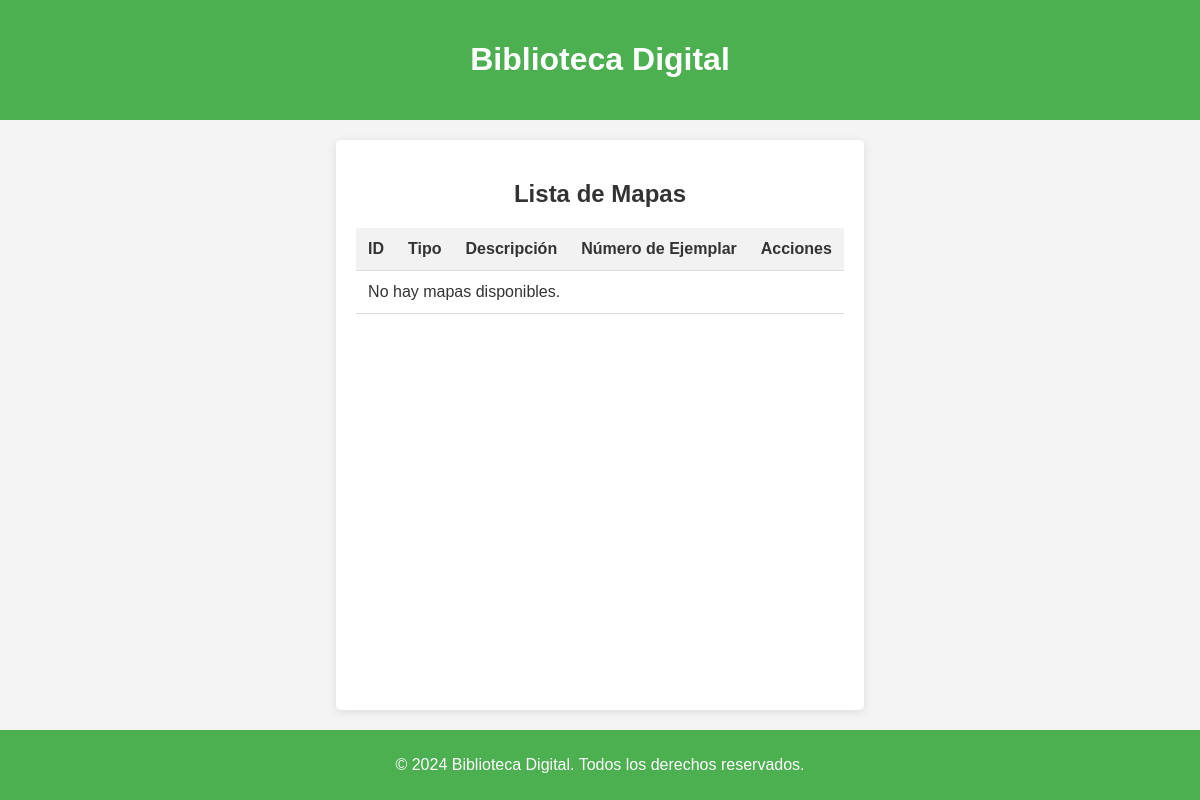
Page /libros/mapas/ on the earlier database version.
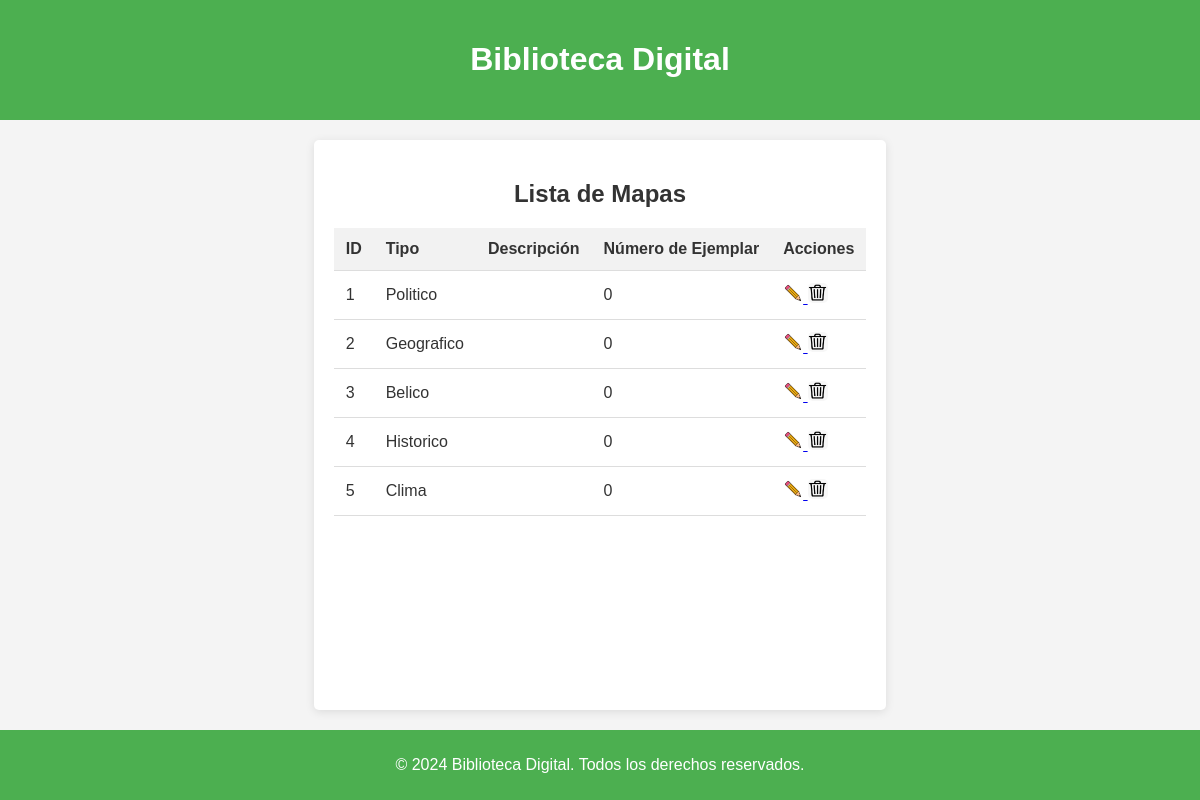
Same page on the later database version.
### libros/models.py (models this page shows, shortened)
class Inventario(models.Model):
    id_inventario = models.AutoField(primary_key=True)
    estado = models.CharField(max_length=255, null=True, default="Disponible")
    motivo_baja = models.CharField(max_length=255, null=True)
    descripcion = models.TextField(null=True)
    num_ejemplar = models.IntegerField(null=True)
    imagen_rota = models.ImageField(
        upload_to='imagenes_rota/', null=True, blank=True)  # Nuevo campo

class Mapas(Inventario):
    id_mapa = models.AutoField(primary_key=True)  # Cambia IntegerField a AutoField
    tipo = models.CharField(max_length=255)

class Inventario(models.Model):
    id_inventario = models.AutoField(primary_key=True)
    estado = models.CharField(max_length=255, null=True, default="Disponible")
    motivo_baja = models.CharField(max_length=255, null=True)
    descripcion = models.TextField(null=True)
    num_ejemplar = models.IntegerField(null=True)
    imagen_rota = models.ImageField(
        upload_to='imagenes_rota/', null=True, blank=True)  # Nuevo campo

### libros/views.py (the view)
# urls.py: path('mapas/', views.mapas_view, name='mapas'),
def mapas_view(request):
    mapas = Mapas.objects.filter(estado='Disponible')
    return render(request, 'libros/mapas.html', {'mapas': mapas})

### libros/templates/libros/mapas.html (shortened to what this page needs)
<!DOCTYPE html>
<html lang="es">
<head>
    {% load static %}
    <link rel="stylesheet" href="{% static 'libros/css/styles.css' %}">
</head>
<body>
    <header>
        <h1>Biblioteca Digital</h1>
    </header>
    <main>
        <h2>Lista de Mapas</h2>
        <table>
            <thead>
                <tr>
                    <th>ID</th>
                    <th>Tipo</th>
                    <th>Descripción</th>
                    <th>Número de Ejemplar</th>
                    <th>Acciones</th>
                </tr>
            </thead>
            <tbody>
                {% for mapa in mapas %}
                <tr>
                    <td>{{ mapa.id_mapa }}</td>
                    <td>{{ mapa.tipo }}</td>
                    <td>{{ mapa.descripcion }}</td>
                    <td>{{ mapa.num_ejemplar }}</td>
                    <td>
                        <a href="{% url 'editar_mapa' mapa.id_mapa %}">
                            <img src="{% static 'libros/img/lapiz.png' %}" alt="Editar"
                                style="cursor: pointer; width: 20px; height: 20px;">
                        </a>
                        <img src="{% static 'libros/img/trash.png' %}" alt="Eliminar"
                            onclick="abrirModal({{ mapa.id_mapa }})"
                            style="cursor: pointer; width: 20px; height: 20px;">
                    </td>
                </tr>
                {% empty %}
                <tr>
                    <td colspan="6">No hay mapas disponibles.</td>
                </tr>
                {% endfor %}
            </tbody>
        </table>
    </main>
    <footer>
        <p>&copy; 2024 Biblioteca Digital. Todos los derechos reservados.</p>
    </footer>
</body>
</html>

### libros/static/libros/css/styles.css (style rules this page uses)
html, body { height: 100%; }
body { display: flex; flex-direction: column; font-family: Arial, sans-serif; background-color: #f4f4f4; color: #333; margin: 0; padding: 0; }
header { background-color: #4CAF50; color: white; text-align: center; padding: 20px 0; }
main { flex: 1; max-width: 1200px; margin: 20px auto; padding: 20px; background-color: white; border-radius: 5px; box-shadow: 0 2px 10px rgba(0, 0, 0, 0.1); }
h2 { text-align: center; margin-bottom: 20px; }
table { width: 100%; border-collapse: collapse; }
th, td { padding: 12px; text-align: left; border-bottom: 1px solid #ddd; }
th { background-color: #f2f2f2; }
img { border-radius: 5px; width: 150px; height: auto; }
footer { text-align: center; padding: 10px 0; background-color: #4CAF50; color: white; width: 100%; }

Differences in the rows shown:
added Mapas: id_mapa "1", tipo "Politico", num_ejemplar "0"
added Mapas: id_mapa "2", tipo "Geografico", num_ejemplar "0"
added Mapas: id_mapa "3", tipo "Belico", num_ejemplar "0"
added Mapas: id_mapa "4", tipo "Historico", num_ejemplar "0"
added Mapas: id_mapa "5", tipo "Clima", num_ejemplar "0"
Other differences:
text no longer shown: "No hay mapas disponibles."
